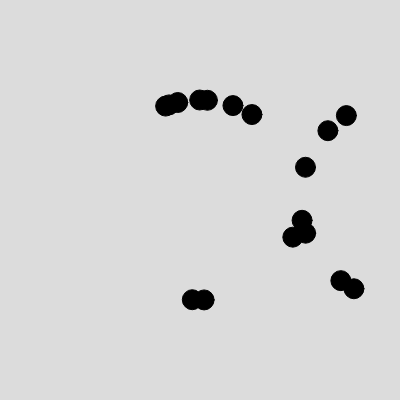
Frame 1 (no input)
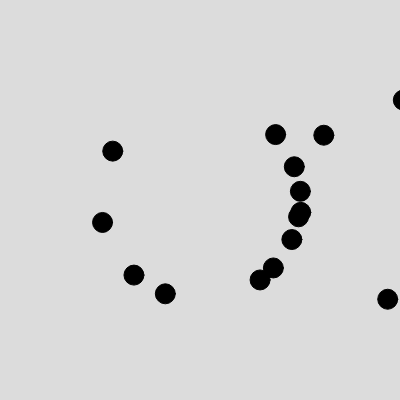
Frame 60 (no input)
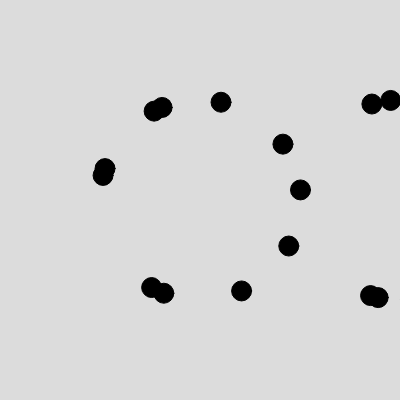
Frame 120 (the mouse pressed at the canvas centre since frame 60)

The p5.js sketch that drew these frames (run headless with seeded random() and noise() and a simulated clock; from frame 60 on, the mouse is pressed at the canvas centre):

// p5.js sketch
// ── sketch.js
let numCircles = 2; // 원의 개수
let numObjectsPerCircle = 10; // 각 원에 있는 물체의 개수
let circleRadius = 100; // 원의 반지름
let circles = [];

function setup() {
  createCanvas(400, 400);
  angleMode(DEGREES);

  // 원을 그리며 회전하는 각 원마다 물체 배열을 생성합니다.
  for (let i = 0; i < numCircles; i++) {
    let circleObjects = [];
    for (let j = 0; j < numObjectsPerCircle; j++) {
      let angle = map(j, 0, numObjectsPerCircle, 0, 360);
      let x = width / 2 + cos(angle) * circleRadius + i * 200;
      let y = height / 2 + sin(angle) * circleRadius;
      circleObjects.push(new SimObject(x, y));
    }
    circles.push(circleObjects);
  }
}

function draw() {
  background(220);

  // 모든 물체를 업데이트하고 표시합니다.
  for (let i = 0; i < circles.length; i++) {
    for (let obj of circles[i]) {
      obj.update(i);
      obj.display();
    }
  }
}

class SimObject {
  constructor(x, y) {
    this.x = x;
    this.y = y;
    this.angle = random(360);
    this.speed = random(1, 3);
    this.radius = 10;
  }

  update(i) {
    // 물체의 위치를 반복적으로 업데이트합니다.
    this.x = width / 2 + cos(this.angle) * circleRadius + i * 200;
    this.y = height / 2 + sin(this.angle) * circleRadius;
    this.angle += this.speed;
  }

  display() {
    // 물체를 화면에 그립니다.
    fill(0);
    ellipse(this.x, this.y, this.radius * 2);
  }
}
